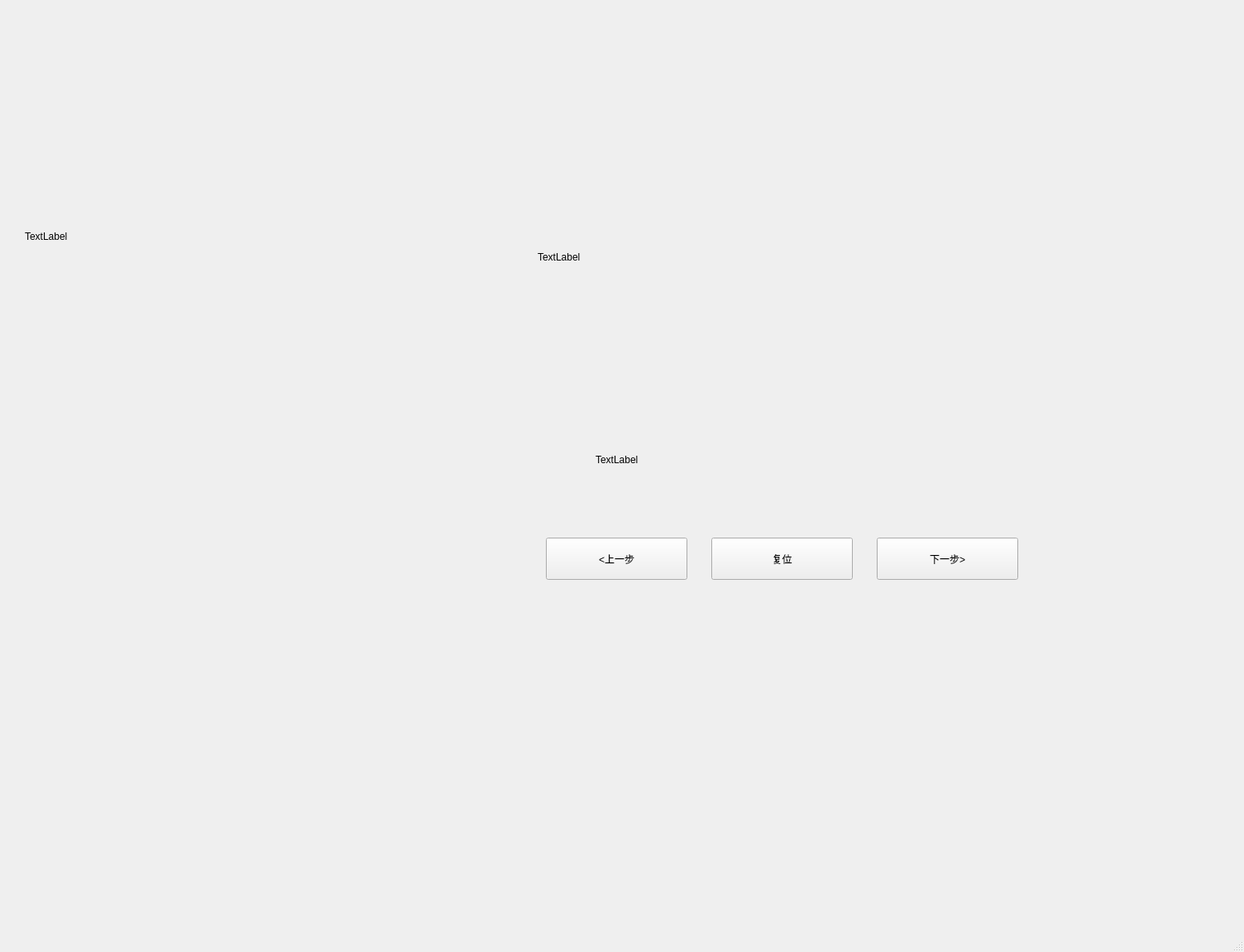
<?xml version="1.0" encoding="UTF-8"?>
<ui version="4.0">
 <class>turing_pre</class>
 <widget class="QMainWindow" name="turing_pre">
  <property name="geometry">
   <rect>
    <x>0</x>
    <y>0</y>
    <width>1504</width>
    <height>1151</height>
   </rect>
  </property>
  <property name="windowTitle">
   <string>图灵机演示 V1.0.0</string>
  </property>
  <widget class="QWidget" name="centralwidget">
   <widget class="QLabel" name="label">
    <property name="geometry">
     <rect>
      <x>970</x>
      <y>150</y>
      <width>291</width>
      <height>171</height>
     </rect>
    </property>
    <property name="text">
     <string/>
    </property>
   </widget>
   <widget class="QLabel" name="label_2">
    <property name="geometry">
     <rect>
      <x>30</x>
      <y>70</y>
      <width>501</width>
      <height>431</height>
     </rect>
    </property>
    <property name="text">
     <string>TextLabel</string>
    </property>
   </widget>
   <widget class="QToolButton" name="toolButton">
    <property name="geometry">
     <rect>
      <x>1060</x>
      <y>650</y>
      <width>171</width>
      <height>51</height>
     </rect>
    </property>
    <property name="text">
     <string>下一步&gt;</string>
    </property>
   </widget>
   <widget class="QToolButton" name="toolButton_2">
    <property name="geometry">
     <rect>
      <x>860</x>
      <y>650</y>
      <width>171</width>
      <height>51</height>
     </rect>
    </property>
    <property name="text">
     <string>复位</string>
    </property>
   </widget>
   <widget class="QLabel" name="label_3">
    <property name="geometry">
     <rect>
      <x>650</x>
      <y>90</y>
      <width>581</width>
      <height>441</height>
     </rect>
    </property>
    <property name="text">
     <string>TextLabel</string>
    </property>
   </widget>
   <widget class="QLabel" name="label_4">
    <property name="geometry">
     <rect>
      <x>720</x>
      <y>520</y>
      <width>911</width>
      <height>71</height>
     </rect>
    </property>
    <property name="text">
     <string>TextLabel</string>
    </property>
   </widget>
   <widget class="QToolButton" name="toolButton_3">
    <property name="geometry">
     <rect>
      <x>660</x>
      <y>650</y>
      <width>171</width>
      <height>51</height>
     </rect>
    </property>
    <property name="text">
     <string>&lt;上一步</string>
    </property>
   </widget>
   <zorder>label_3</zorder>
   <zorder>label_2</zorder>
   <zorder>label</zorder>
   <zorder>toolButton</zorder>
   <zorder>toolButton_2</zorder>
   <zorder>label_4</zorder>
   <zorder>toolButton_3</zorder>
  </widget>
  <widget class="QMenuBar" name="menubar">
   <property name="geometry">
    <rect>
     <x>0</x>
     <y>0</y>
     <width>1504</width>
     <height>18</height>
    </rect>
   </property>
  </widget>
  <widget class="QStatusBar" name="statusbar"/>
 </widget>
 <resources/>
 <connections/>
</ui>
